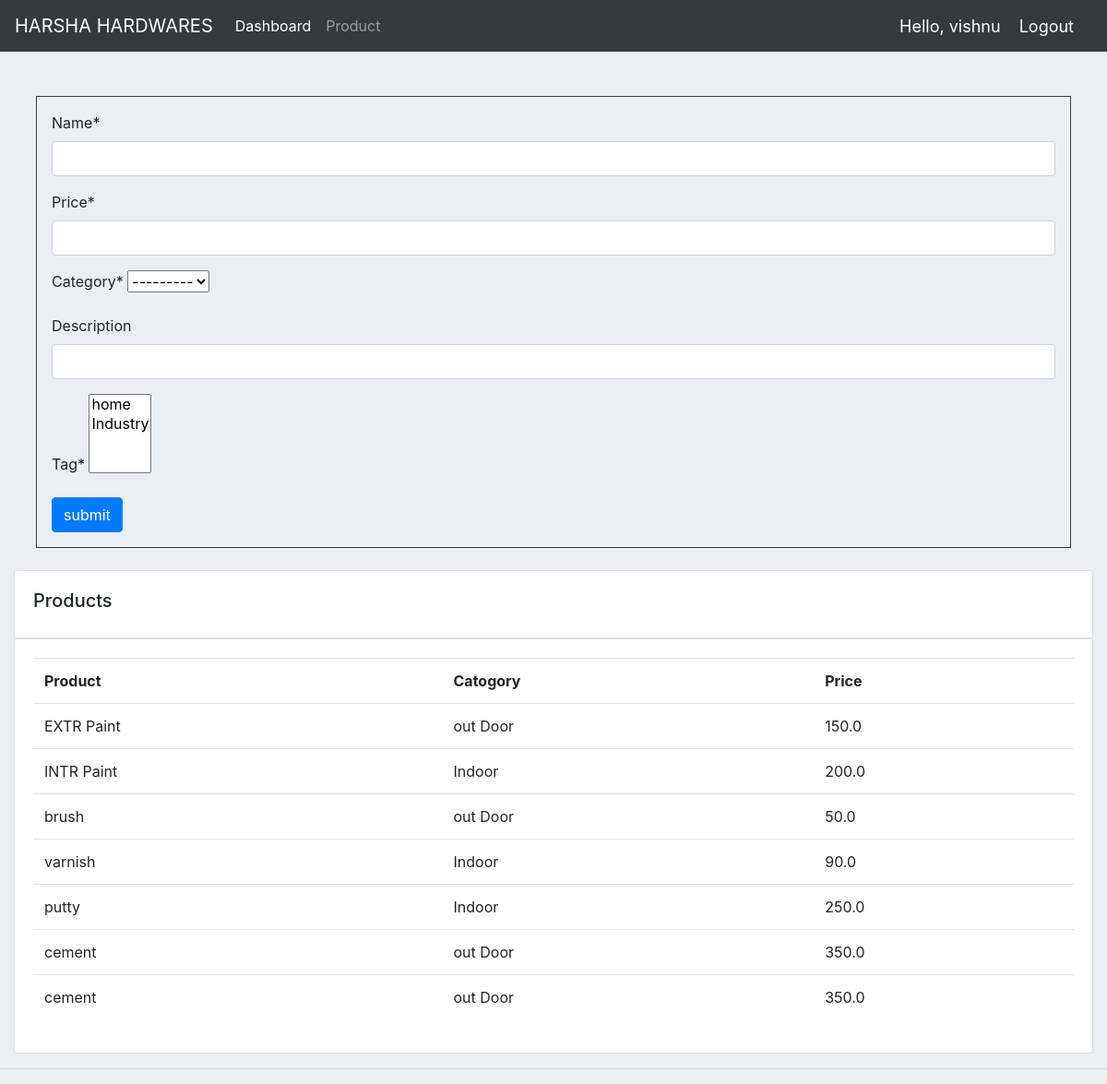
The app's page /products (signed in) with its own data.
### login/models.py (models this page shows, shortened)
class tag(models.Model):
    name=models.CharField(max_length=200,null=True);
    def __str__(self):
        return self.name

class product(models.Model):
    CATEGORY=(
        ('Indoor','Indoor'),
        ('out Door','out Door'),
    )
    name=models.CharField(max_length=200,null=True);
    price=models.FloatField(max_length=200,null=True);
    category=models.CharField(max_length=200,null=True,choices=CATEGORY);
    description=models.CharField(max_length=200,null=True,blank=True);
    Date_created=models.DateTimeField(auto_now_add=True,null=True);
    tag=models.ManyToManyField(tag)

### login/views.py (the view)
# urls.py: path('products',views.products,name="products"),
def products(request):
    form = productform()
    data=product.objects.all()
    if(request.method=='POST'):
        form=productform(request.POST)
        if form.is_valid():
            form.save()
            return redirect('dashboard')
    context={'form':form,'data':data}
    return render(request,'accounts/products.html',context)

### login/forms.py
class productform(ModelForm):
    class Meta:
        model=product
        fields='__all__'

### login/templates/accounts/products.html (shortened to what this page needs)
{% extends 'accounts/main.html'%}
{%block content%}
{% load crispy_forms_tags %}
<br>
<div class="width-50 p-3  border border-dark m-4" >
    <form action="" method="POST">
        {{ form | crispy }}
    <input type="submit" value="submit"  class="btn btn-primary">
    </form>
</div>
<div class="row">
        <div class="col-md">
            <div class="card card-body">
                 <h5>Products</h5>
                </div>
                <div class="card card-body">
                    <table class="table">
                        <tr>
                            <th>Product</th>
                            <th>Catogory</th>
                            <th>Price</th>
                        </tr>
                        <tr>
                            {%for t in data%}
                            <tr>
                               <td>{{t.name}}</td>
                               <td>{{t.category}}</td>
                               <td>{{t.price}}</td>
                            </tr>
                        </tr>
                        {%endfor%}
                    </table>
                </div>
            </div>
        </div>
{%endblock%}

### login/templates/accounts/navbar.html (shortened to what this page needs)
<nav class="navbar navbar-expand-lg navbar-dark bg-dark">
    <a class="navbar-brand" href="#">HARSHA HARDWARES</a>
    <div class="collapse navbar-collapse" id="navbarNav">
      <ul class="navbar-nav">
        <li class="nav-item active">
          <a class="nav-link" href="{%url 'dashboard'%}">Dashboard</a>
        </li>
        <li class="nav-item">
          <a class="nav-link" href="{%url 'products'%}">Product</a>
      </ul>
    </div>
    <span class="Hello-msg">Hello, {{request.user}}</span>
    <span><a class="Hello-msg" href="{% url 'logout' %}">Logout</a></span>
  </nav>

### login/templates/accounts/main.html (style rules this page uses)
body { background-color:#ebeff5; }

### login/templates/accounts/navbar.html (style rules this page uses)
.Hello-msg { font-size: 18px; color: #fff; margin-right:20px; }

### records on screen
product: name "EXTR Paint", category "out Door", price "150.0"
product: name "INTR Paint", category "Indoor", price "200.0"
product: name "brush", category "out Door", price "50.0"
product: name "varnish", category "Indoor", price "90.0"
product: name "putty", category "Indoor", price "250.0"
product: name "cement", category "out Door", price "350.0"
product: name "cement", category "out Door", price "350.0"

### other values on screen
{{ request.user }} "vishnu"
